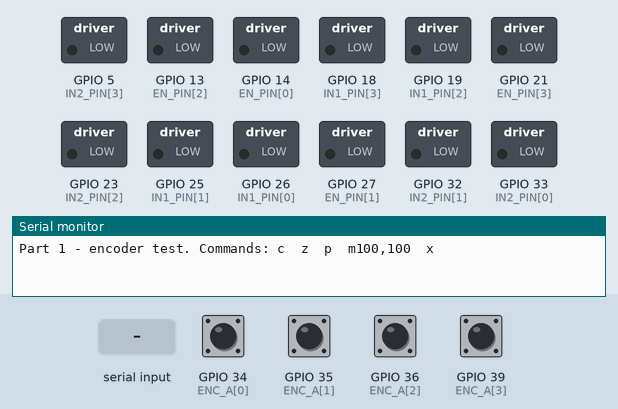
Simulated run of this sketch. Board: ESP32. On the bench: switched loads named in the sketch (green lamp = pin HIGH), the last lines printed to the serial monitor. The test bench sets the inputs (shaded band); at power-on: GPIO 34 (ENC_A[0]), GPIO 35 (ENC_A[1]), GPIO 36 (ENC_A[2]), GPIO 39 (ENC_A[3]) HIGH.

Above: at 1.2 s.
1.3 s: "m,45\n" received over Serial
At 1.7 s:
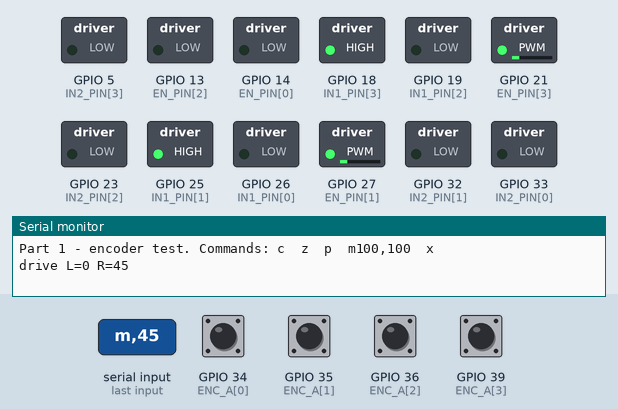
2.8 s: "x90\n" received over Serial
At 4.0 s:
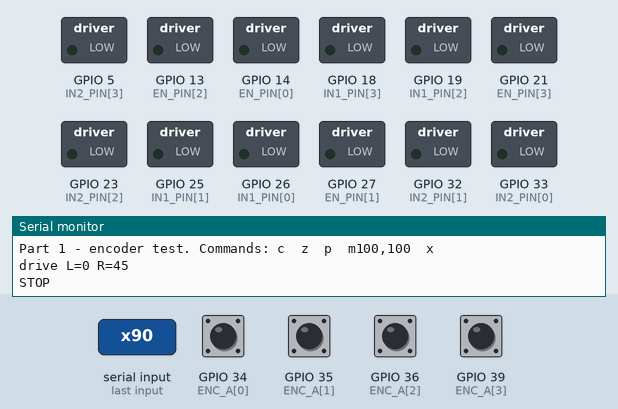
Timing chart, 0 to 5.8 s (numbered marks = the images above; inputs shaded):
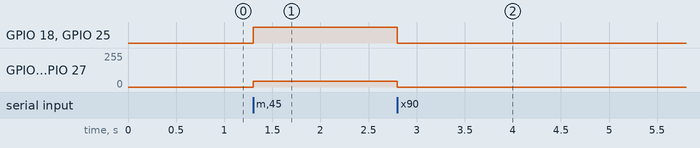

The sketch:

part1_encoders.ino
```cpp
// ===== ME 222 Lab 2 - PART 1: Encoder test =====
// Goal: check that every encoder senses its own motor, in the right direction,
// and measure counts per revolution (CPR). USB Serial Monitor, 115200 baud, Newline.
//
// Commands:  c = print counts      z = reset counts
//            p = live view on/off (counts + RPM of each wheel every 250 ms)
//            m100,100 = drive left,right at -255..255 (comma, no spaces, no brackets)     x = STOP
#include <Arduino.h>

// ---------- CONFIGURATION (edit these) ----------
const int NUM_MOTORS = 4;                           // 0=FL, 1=FR, 2=RL, 3=RR
const int EN_PIN[NUM_MOTORS]  = {14, 27, 13, 21};   // PWM enable pins
const int IN1_PIN[NUM_MOTORS] = {26, 25, 19, 18};
const int IN2_PIN[NUM_MOTORS] = {33, 32, 23, 5};
const int ENC_A[NUM_MOTORS]   = {34, 35, 36, 39};   // input-only: external pull-ups
const int ENC_B[NUM_MOTORS]   = {4, 16, 17, 15};
float CPR[NUM_MOTORS] = {700, 700, 700, 700};       // <-- replace with measured CPR
const int PWM_FREQ = 20000, PWM_RES = 8;            // 20 kHz, 0-255

// ---------- ENCODERS ----------
volatile long counts[NUM_MOTORS] = {0, 0, 0, 0};

void IRAM_ATTR encISR(void* arg) {
  int m = (int)(intptr_t)arg;
  // 1x decoding: on rising edge of A, B tells the direction
  if (digitalRead(ENC_B[m])) counts[m]--; else counts[m]++;
}
long readCount(int m) {
  noInterrupts(); long c = counts[m]; interrupts();
  return c;
}
void resetCounts() {
  noInterrupts(); for (int i = 0; i < NUM_MOTORS; i++) counts[i] = 0; interrupts();
}

// ---------- MOTORS ----------
void setMotor(int m, int pwm) {                     // pwm: -255..255
  pwm = constrain(pwm, -255, 255);
  digitalWrite(IN1_PIN[m], pwm > 0);
  digitalWrite(IN2_PIN[m], pwm < 0);
  ledcWrite(EN_PIN[m], abs(pwm));
}
void stopAll() { for (int i = 0; i < NUM_MOTORS; i++) setMotor(i, 0); }

// ---------- LIVE VIEW ----------
bool live = false;
unsigned long tLast = 0;
long cLast[NUM_MOTORS] = {0, 0, 0, 0};

void liveView() {
  unsigned long now = millis();
  if (now - tLast < 250) return;
  float dt = (now - tLast) / 1000.0;
  tLast = now;
  Serial.print("counts:");
  for (int i = 0; i < NUM_MOTORS; i++) Serial.printf(" %7ld", readCount(i));
  Serial.print("   rpm:");
  for (int i = 0; i < NUM_MOTORS; i++) {
    long c = readCount(i);
    Serial.printf(" %6.1f", ((c - cLast[i]) / CPR[i]) * (60.0 / dt));
    cLast[i] = c;
  }
  Serial.println();
}

// ---------- COMMANDS ----------
void handle(String cmd) {
  char c = cmd.charAt(0);
  switch (c) {
    case 'c': Serial.printf("counts: %ld %ld %ld %ld\n", readCount(0), readCount(1),
                            readCount(2), readCount(3)); break;
    case 'z': resetCounts(); for (int i = 0; i < NUM_MOTORS; i++) cLast[i] = 0;
              Serial.println("counts reset"); break;
    case 'p': live = !live; tLast = millis();
              for (int i = 0; i < NUM_MOTORS; i++) cLast[i] = readCount(i);
              Serial.println(live ? "live view ON" : "live view OFF"); break;
    case 'm': {
      int k = cmd.indexOf(',');
      if (k < 0) { Serial.println("use m100,100 - numbers, one comma, no spaces"); break; }
      int L = cmd.substring(1, k).toInt(), R = cmd.substring(k + 1).toInt();
      setMotor(0, L); setMotor(2, L); setMotor(1, R); setMotor(3, R);
      Serial.printf("drive L=%d R=%d\n", L, R); break;
    }
    case 'x': stopAll(); Serial.println("STOP"); break;
    default:  Serial.printf("unknown: %s\n", cmd.c_str());
  }
}

void setup() {
  Serial.begin(115200);
  for (int i = 0; i < NUM_MOTORS; i++) {
    pinMode(IN1_PIN[i], OUTPUT); pinMode(IN2_PIN[i], OUTPUT);
    ledcAttach(EN_PIN[i], PWM_FREQ, PWM_RES);
    pinMode(ENC_A[i], INPUT); pinMode(ENC_B[i], INPUT);  // INPUT_PULLUP where supported
    attachInterruptArg(digitalPinToInterrupt(ENC_A[i]), encISR,
                       (void*)(intptr_t)i, RISING);
  }
  stopAll();
  Serial.println("Part 1 - encoder test. Commands: c  z  p  m100,100  x");
}

void loop() {
  if (Serial.available()) {
    String cmd = Serial.readStringUntil('\n'); cmd.trim();
    if (cmd.length()) handle(cmd);
  }
  if (live) liveView();
}
```

Measured:
- after the input at 1.3 s, GPIO 18 (IN1_PIN[3]), GPIO 25 (IN1_PIN[1]): LOW → HIGH at once; GPIO 21 (EN_PIN[3]), GPIO 27 (EN_PIN[1]): 0/255 → 45/255 at once
- after the input at 2.8 s, GPIO 18 (IN1_PIN[3]), GPIO 25 (IN1_PIN[1]): HIGH → LOW at once; GPIO 21 (EN_PIN[3]), GPIO 27 (EN_PIN[1]): 45/255 → 0/255 at once
